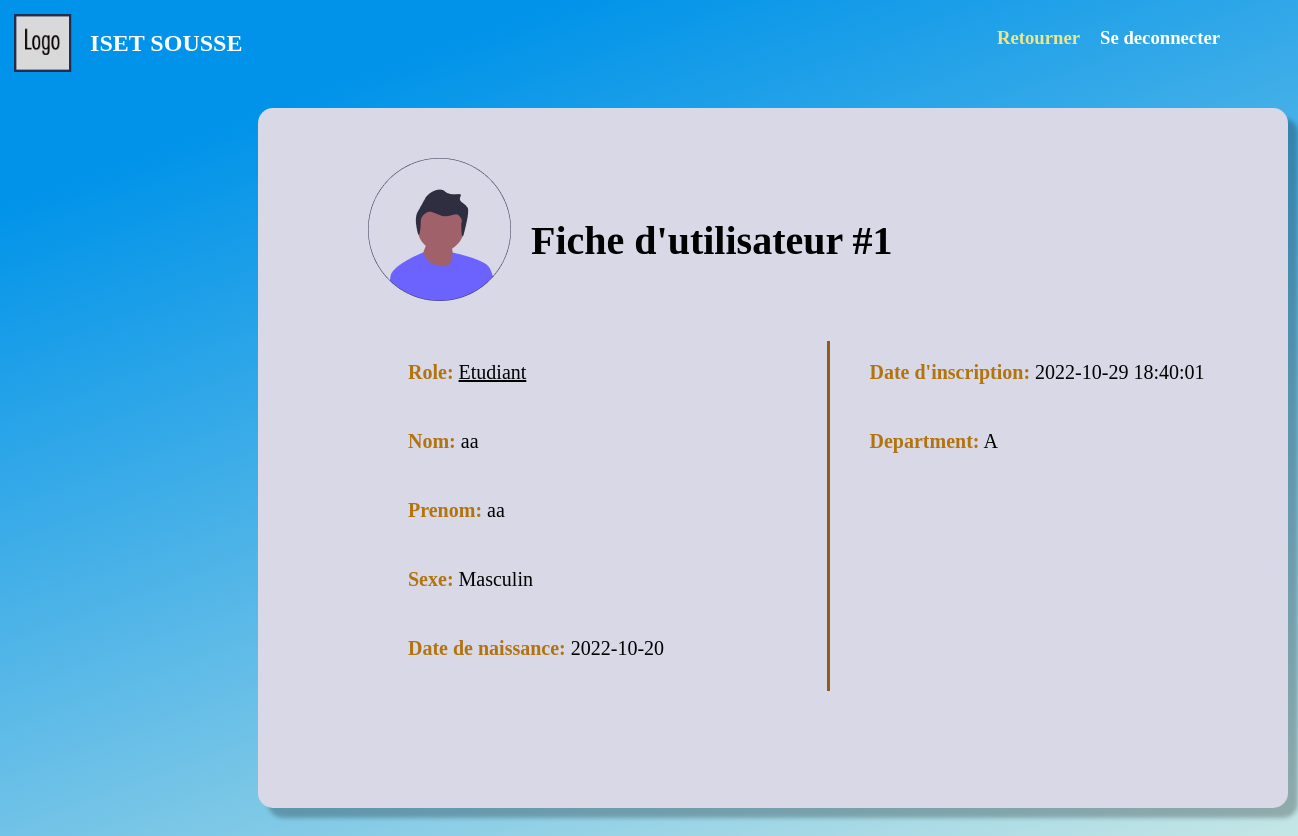
The page /User/Account/public.php?matricule=8 (signed in) on the database its author committed.
### tables this page shows
CREATE TABLE `utilisateur` (
  `matricule` int(11) NOT NULL,
  `cin` int(8) NOT NULL,
  `nom` varchar(20) NOT NULL,
  `prenom` varchar(20) NOT NULL,
  `sexe` tinyint(1) NOT NULL,
  `dateNaissance` date NOT NULL,
  `adresse` varchar(20) NOT NULL,
  `email` varchar(30) NOT NULL,
  `password` varchar(30) NOT NULL,
  `departmentID` int(11) NOT NULL,
  `dateInscription` datetime NOT NULL DEFAULT current_timestamp(),
  `isConfirmed` tinyint(1) NOT NULL DEFAULT 0,
  `isActive` tinyint(1) NOT NULL DEFAULT 0,
  `activationCode` varchar(100) NOT NULL,
  `activationExpiry` datetime NOT NULL DEFAULT current_timestamp(),
  `role` int(11) NOT NULL
);

CREATE TABLE `department` (
  `id` int(11) NOT NULL,
  `nom` varchar(20) NOT NULL
);

### Pipes/get_login.php (called while the page is built, shortened)
<?php
    if (isset($_SESSION["login"])) {
        $matricule = $_SESSION["login"]["matricule"];
        require_once(ROOT."/Classes/UtilisateurDB.php");
        $utilisateurDB = new UtilisateurDB();
        $user = $utilisateurDB->getUserByMatricule($matricule);
        if ($user == -1) {
            deconnexion();
        } else {
            require(ROOT."/Classes/Roles.php");
        }
    } else {
        header("location: /index.php");
    }
?>

### Classes/mySQL.php (called while the page is built, shortened)
<?php
    class mySql {
        private $_cnx;
        function __construct() {
            try {
                $this->_cnx = new PDO("mysql:host=".self::_serveur.";dbname=".self::_dbb, self::_login, self::_mdp);
            } catch (PDOException $e) {
                echo '<br/>Echec lors de la connexion: '.$e->getMessage();
            }
        }
        function __destruct() {
            $this->_cnx = null;
        }
        public function request($query, $array, $return = false) {
            $prep = $this->_cnx->prepare($query);
            $result = $prep->execute($array);
            if ($return === false) {
                return true;
            } else if ($return == 0) {
                return $prep->rowCount() > 0;
            } else if ($return == 1) {
                return $prep->rowCount() > 0? $prep->fetch() : -1;
            } else if ($return == 2) {
                return $prep->rowCount() > 0? $prep->fetchAll() : -1;
            } else if ($return == 3) {
                return $this->_cnx->lastInsertId();
            }
        }
    }
?>

### Classes/UtilisateurDB.php (called while the page is built, shortened)
<?php
    require_once("MySql.php");
    class UtilisateurDB extends MySql {
        public function getUserByMatricule($matricule) {
            return $this->request(
                "SELECT * FROM utilisateur WHERE matricule = :matricule",
                array(':matricule' => $matricule),
                1
            );
        }
    }

### Classes/Roles.php (called while the page is built, shortened)
<?php
class Roles
{
    static public function getName($id) {
        return self::roleArray[$id];
    }
}

### Classes/Utilisateur.php (called while the page is built, shortened)
<?php
    class Utilisateur {
        static public function getSexeName($sexeID) {
            return $sexeID == 1 ? "Masculin" : "Feminin";
        }
    }

### Classes/DepartmentDB.php (called while the page is built, shortened)
<?php
    require_once("MySql.php");
    class DepartmentDB extends MySql {
        public function getNom($id) {
            $query = "SELECT nom from department WHERE id = :id";
            $secureArray = array(
                ":id" => $id,
            );
            return $this->request($query, $secureArray, 1)["nom"];
        }
    }

### User/Account/public.php (the view, shortened to what this page needs)
<!DOCTYPE html>
<head>
    <?php
        include(ROOT."/Pipes/get_login.php");
    ?>
    <link rel="stylesheet" href="/Assets/css/user.css">
    <link rel="stylesheet" href="/Assets/css/profil.css">
</head>
<body>
    <?php
        require_once(ROOT."/Classes/UtilisateurDB.php");
        $utilisateurDB = new UtilisateurDB();
        if (isset($_GET["matricule"]) && is_numeric($_GET["matricule"])) {
            $person = $utilisateurDB->getUserByMatricule($_GET["matricule"]);
            if ($person === -1) {
                header("location: /User/Account/not_found.php");
            } else {
                include(ROOT."/Classes/Utilisateur.php");
                $sexe = Utilisateur::getSexeName($person["sexe"]);
                if (isset($person["departmentID"])) {
                    include(ROOT."/Classes/DepartmentDB.php");
                    $departmentDB = new DepartmentDB();
                    $department = $departmentDB->getNom($person["departmentID"]);
                }
                $role = Roles::getName($person["role"]);
            }
        }
    ?>
    <div class="logo">
        <div class = "seperated_div">
            <div class = "header_div">
                <img src="/Assets/imgs/LOGO.png">
                <h2 class = "website_title"> <?= NOM_SITE ?> </h2>
            </div>
            <div class = "buttons_div">
                <h3 class = "go_back"> <a href="../index.php">Retourner</a></h3>
                <h3 class = "deconnection"> <a href="/Pipes/deconnexion.php">Se deconnecter</a></h3>
            </div>
        </div>
    </div>
    <div class="cd">
        <div class="cadre">
            <div class="pg">
                <div class="img_container">
                    <?php
                        if ($user["sexe"] == 0) {
                            echo "<img src='/Assets/imgs/profile_picture_female.png'>";
                        } else {
                            echo "<img src='/Assets/imgs/profile_picture_male.png'>";
                        }
                    ?>
                    <h1>Fiche d'utilisateur #<?= $user["matricule"] ?></h1>
                </div>
                <div class = "flex-box">
                    <div class="form_">
                        <ul>
                            <li> <span>Role:</span> <u><?= $role ?></u></li>
                            <br>
                            <br>
                            <li><span>Nom:</span> <?= $person["nom"] ?> </li>
                            <br>
                            <br>
                            <li>
                            <span>Prenom:</span> <?= $person["prenom"] ?>
                            </li>
                            <br>
                            <br>
                            <li>
                            <span>Sexe:</span>  <?= $sexe ?>
                            </li>
                            <br>
                            <br>
                            <li> <span>Date de naissance:</span>  <?= $person["dateNaissance"] ?>
                            </li>
                            <br>
                            <br>
                        </ul>
                    </div>
                    <div class="verticalLine"></div>
                    <div class="form_">
                        <ul>
                            <li> <span>Date d'inscription:</span>  <?= $person["dateInscription"] ?> </li>
                            <br>
                            <br>
                            <?php
                                if (isset($department)) {
                                    echo "<li> <span>Department:</span> ".$department." </li>
                                    <br>
                                    <br>";
                                }
                            ?>
                        </ul>
                    </div>
                </div>
            </div>
        </div>
    </div>
</body>

### Assets/css/user.css (style rules this page uses)
body { background-color: #0093E9; background-image: linear-gradient(160deg, #0093E9 15%, #cce9e5 100%); }
.header_div { display: flex; flex-direction: row; align-items: center; height: 70px; }
.seperated_div { display: flex; flex-direction: row; justify-content: space-between; }
.seperated_div div { width: 50%; }
.buttons_div { display:flex; justify-content: right; margin-right: 70px; }
.buttons_div > * { margin-left: 20px }
.website_title { color: white; }
.go_back a { color: rgb(237 230 140); font-weight: bold; }
.deconnection a { color: white; }
a { text-decoration: none; }
.logo img { padding:1%; width: 70px; }

### Assets/css/profil.css (style rules this page uses)
.verticalLine { border-left: 3px solid #925c16; height: 350px; }
.cd { padding-top: 30px; padding-left: 250px; margin-bottom: 70px; }
.cadre { padding-top:50px; padding-left: 30px; background-color:rgb(216, 216, 231); box-shadow: 10px 10px 4px rgb(0 0 0 / 25%); border-radius: 15px; width: 1000px; font-size: 20px; min-height: 600px; padding-bottom:50px }
.pg { margin-left: 80px; }
.flex-box { display:flex; margin: 20px 0; }
.flex-box > .form_ { width:50% }
.form_ > ul { list-style:none }
.form_ span { font-family: 'Futura Hv BT'; font-style: normal; font-weight: bold; color: #B1740F; font-size: 20px; }
.img_container { display: flex; align-items: center; margin-bottom: 40px; }
.img_container h2, .img_container h1 { margin-left: 20px; margin-bottom: 5px }

### rows shown on the page
utilisateur: matricule "1"
utilisateur: role "Etudiant", nom "aa", prenom "aa", sexe "Masculin", dateNaissance "2022-10-20", dateInscription "2022-10-29 18:40:01", departmentID.nom "A"

### other values the page prints
NOM_SITE "ISET SOUSSE"
